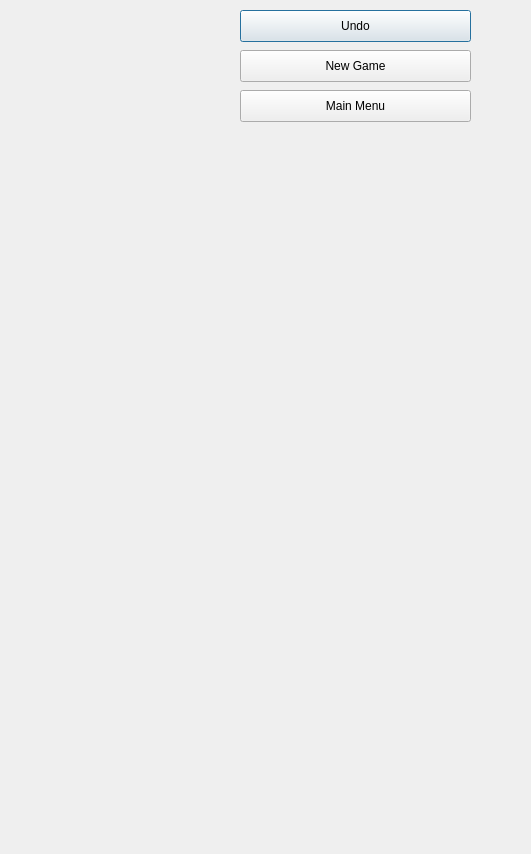
<?xml version="1.0" encoding="UTF-8"?>
<ui version="4.0">
 <class>twoChessBoard</class>
 <widget class="QDialog" name="twoChessBoard">
  <property name="geometry">
   <rect>
    <x>0</x>
    <y>0</y>
    <width>531</width>
    <height>854</height>
   </rect>
  </property>
  <property name="windowTitle">
   <string>Dialog</string>
  </property>
  <widget class="QPushButton" name="pushButton">
   <property name="geometry">
    <rect>
     <x>240</x>
     <y>10</y>
     <width>231</width>
     <height>32</height>
    </rect>
   </property>
   <property name="text">
    <string>Undo</string>
   </property>
  </widget>
  <widget class="QPushButton" name="pushButton_2">
   <property name="geometry">
    <rect>
     <x>240</x>
     <y>90</y>
     <width>231</width>
     <height>32</height>
    </rect>
   </property>
   <property name="text">
    <string>Main Menu</string>
   </property>
  </widget>
  <widget class="QPushButton" name="pushButton_3">
   <property name="geometry">
    <rect>
     <x>240</x>
     <y>50</y>
     <width>231</width>
     <height>32</height>
    </rect>
   </property>
   <property name="text">
    <string>New Game</string>
   </property>
  </widget>
  <widget class="QLabel" name="label">
   <property name="geometry">
    <rect>
     <x>10</x>
     <y>640</y>
     <width>211</width>
     <height>41</height>
    </rect>
   </property>
   <property name="font">
    <font>
     <pointsize>9</pointsize>
    </font>
   </property>
   <property name="text">
    <string/>
   </property>
  </widget>
  <widget class="QLabel" name="label_2">
   <property name="geometry">
    <rect>
     <x>0</x>
     <y>700</y>
     <width>221</width>
     <height>51</height>
    </rect>
   </property>
   <property name="font">
    <font>
     <pointsize>9</pointsize>
    </font>
   </property>
   <property name="text">
    <string/>
   </property>
  </widget>
  <widget class="QLabel" name="label_3">
   <property name="geometry">
    <rect>
     <x>290</x>
     <y>660</y>
     <width>191</width>
     <height>41</height>
    </rect>
   </property>
   <property name="font">
    <font>
     <pointsize>9</pointsize>
    </font>
   </property>
   <property name="text">
    <string/>
   </property>
  </widget>
  <widget class="QWidget" name="widget" native="true">
   <property name="geometry">
    <rect>
     <x>10</x>
     <y>130</y>
     <width>481</width>
     <height>321</height>
    </rect>
   </property>
  </widget>
 </widget>
 <resources/>
 <connections>
  <connection>
   <sender>pushButton_2</sender>
   <signal>clicked()</signal>
   <receiver>twoChessBoard</receiver>
   <slot>hide()</slot>
   <hints>
    <hint type="sourcelabel">
     <x>356</x>
     <y>123</y>
    </hint>
    <hint type="destinationlabel">
     <x>120</x>
     <y>108</y>
    </hint>
   </hints>
  </connection>
 </connections>
</ui>
